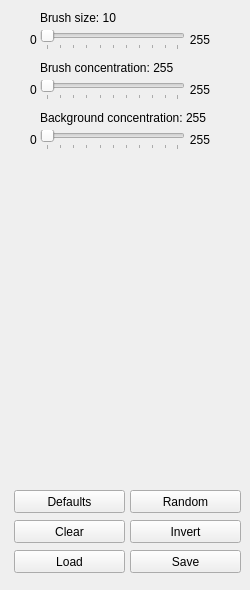
<?xml version="1.0" encoding="UTF-8"?>
<ui version="4.0">
 <class>concentrationv</class>
 <widget class="QWidget" name="concentrationv">
  <property name="geometry">
   <rect>
    <x>0</x>
    <y>0</y>
    <width>250</width>
    <height>590</height>
   </rect>
  </property>
  <property name="windowTitle">
   <string>ConcentrationV</string>
  </property>
  <widget class="QSlider" name="slider_size">
   <property name="geometry">
    <rect>
     <x>40</x>
     <y>30</y>
     <width>145</width>
     <height>20</height>
    </rect>
   </property>
   <property name="orientation">
    <enum>Qt::Horizontal</enum>
   </property>
   <property name="tickPosition">
    <enum>QSlider::TicksBelow</enum>
   </property>
  </widget>
  <widget class="QLabel" name="label_size">
   <property name="geometry">
    <rect>
     <x>40</x>
     <y>10</y>
     <width>150</width>
     <height>16</height>
    </rect>
   </property>
   <property name="text">
    <string>Brush size: 10</string>
   </property>
  </widget>
  <widget class="QLabel" name="label_2">
   <property name="geometry">
    <rect>
     <x>30</x>
     <y>30</y>
     <width>10</width>
     <height>20</height>
    </rect>
   </property>
   <property name="text">
    <string>0</string>
   </property>
  </widget>
  <widget class="QLabel" name="label_3">
   <property name="geometry">
    <rect>
     <x>190</x>
     <y>30</y>
     <width>20</width>
     <height>20</height>
    </rect>
   </property>
   <property name="layoutDirection">
    <enum>Qt::LeftToRight</enum>
   </property>
   <property name="text">
    <string>255</string>
   </property>
   <property name="alignment">
    <set>Qt::AlignRight|Qt::AlignTrailing|Qt::AlignVCenter</set>
   </property>
  </widget>
  <widget class="QLabel" name="label_concentration">
   <property name="geometry">
    <rect>
     <x>40</x>
     <y>60</y>
     <width>150</width>
     <height>16</height>
    </rect>
   </property>
   <property name="text">
    <string>Brush concentration: 255</string>
   </property>
  </widget>
  <widget class="QSlider" name="slider_concentration">
   <property name="geometry">
    <rect>
     <x>40</x>
     <y>80</y>
     <width>145</width>
     <height>20</height>
    </rect>
   </property>
   <property name="pageStep">
    <number>10</number>
   </property>
   <property name="orientation">
    <enum>Qt::Horizontal</enum>
   </property>
   <property name="tickPosition">
    <enum>QSlider::TicksBelow</enum>
   </property>
  </widget>
  <widget class="QLabel" name="label_5">
   <property name="geometry">
    <rect>
     <x>30</x>
     <y>80</y>
     <width>10</width>
     <height>20</height>
    </rect>
   </property>
   <property name="text">
    <string>0</string>
   </property>
  </widget>
  <widget class="QLabel" name="label_6">
   <property name="geometry">
    <rect>
     <x>190</x>
     <y>80</y>
     <width>20</width>
     <height>20</height>
    </rect>
   </property>
   <property name="layoutDirection">
    <enum>Qt::LeftToRight</enum>
   </property>
   <property name="text">
    <string>255</string>
   </property>
   <property name="alignment">
    <set>Qt::AlignRight|Qt::AlignTrailing|Qt::AlignVCenter</set>
   </property>
  </widget>
  <widget class="QPushButton" name="button_clear">
   <property name="geometry">
    <rect>
     <x>14</x>
     <y>520</y>
     <width>111</width>
     <height>23</height>
    </rect>
   </property>
   <property name="text">
    <string>Clear</string>
   </property>
  </widget>
  <widget class="QPushButton" name="button_load">
   <property name="geometry">
    <rect>
     <x>14</x>
     <y>550</y>
     <width>111</width>
     <height>23</height>
    </rect>
   </property>
   <property name="text">
    <string>Load</string>
   </property>
  </widget>
  <widget class="QPushButton" name="button_save">
   <property name="geometry">
    <rect>
     <x>130</x>
     <y>550</y>
     <width>111</width>
     <height>23</height>
    </rect>
   </property>
   <property name="text">
    <string>Save</string>
   </property>
  </widget>
  <widget class="QPushButton" name="button_defaults">
   <property name="geometry">
    <rect>
     <x>14</x>
     <y>490</y>
     <width>111</width>
     <height>23</height>
    </rect>
   </property>
   <property name="text">
    <string>Defaults</string>
   </property>
  </widget>
  <widget class="QPushButton" name="button_invert">
   <property name="geometry">
    <rect>
     <x>130</x>
     <y>520</y>
     <width>111</width>
     <height>23</height>
    </rect>
   </property>
   <property name="text">
    <string>Invert</string>
   </property>
  </widget>
  <widget class="QLabel" name="label_7">
   <property name="geometry">
    <rect>
     <x>190</x>
     <y>130</y>
     <width>20</width>
     <height>20</height>
    </rect>
   </property>
   <property name="layoutDirection">
    <enum>Qt::LeftToRight</enum>
   </property>
   <property name="text">
    <string>255</string>
   </property>
   <property name="alignment">
    <set>Qt::AlignRight|Qt::AlignTrailing|Qt::AlignVCenter</set>
   </property>
  </widget>
  <widget class="QLabel" name="label_backgroundconcentration">
   <property name="geometry">
    <rect>
     <x>40</x>
     <y>110</y>
     <width>171</width>
     <height>16</height>
    </rect>
   </property>
   <property name="text">
    <string>Background concentration: 255</string>
   </property>
  </widget>
  <widget class="QSlider" name="slider_backgroundconcentration">
   <property name="geometry">
    <rect>
     <x>40</x>
     <y>130</y>
     <width>145</width>
     <height>20</height>
    </rect>
   </property>
   <property name="pageStep">
    <number>10</number>
   </property>
   <property name="orientation">
    <enum>Qt::Horizontal</enum>
   </property>
   <property name="tickPosition">
    <enum>QSlider::TicksBelow</enum>
   </property>
  </widget>
  <widget class="QLabel" name="label_8">
   <property name="geometry">
    <rect>
     <x>30</x>
     <y>130</y>
     <width>10</width>
     <height>20</height>
    </rect>
   </property>
   <property name="text">
    <string>0</string>
   </property>
  </widget>
  <widget class="QPushButton" name="button_random">
   <property name="geometry">
    <rect>
     <x>130</x>
     <y>490</y>
     <width>111</width>
     <height>23</height>
    </rect>
   </property>
   <property name="text">
    <string>Random</string>
   </property>
  </widget>
 </widget>
 <resources/>
 <connections/>
</ui>
